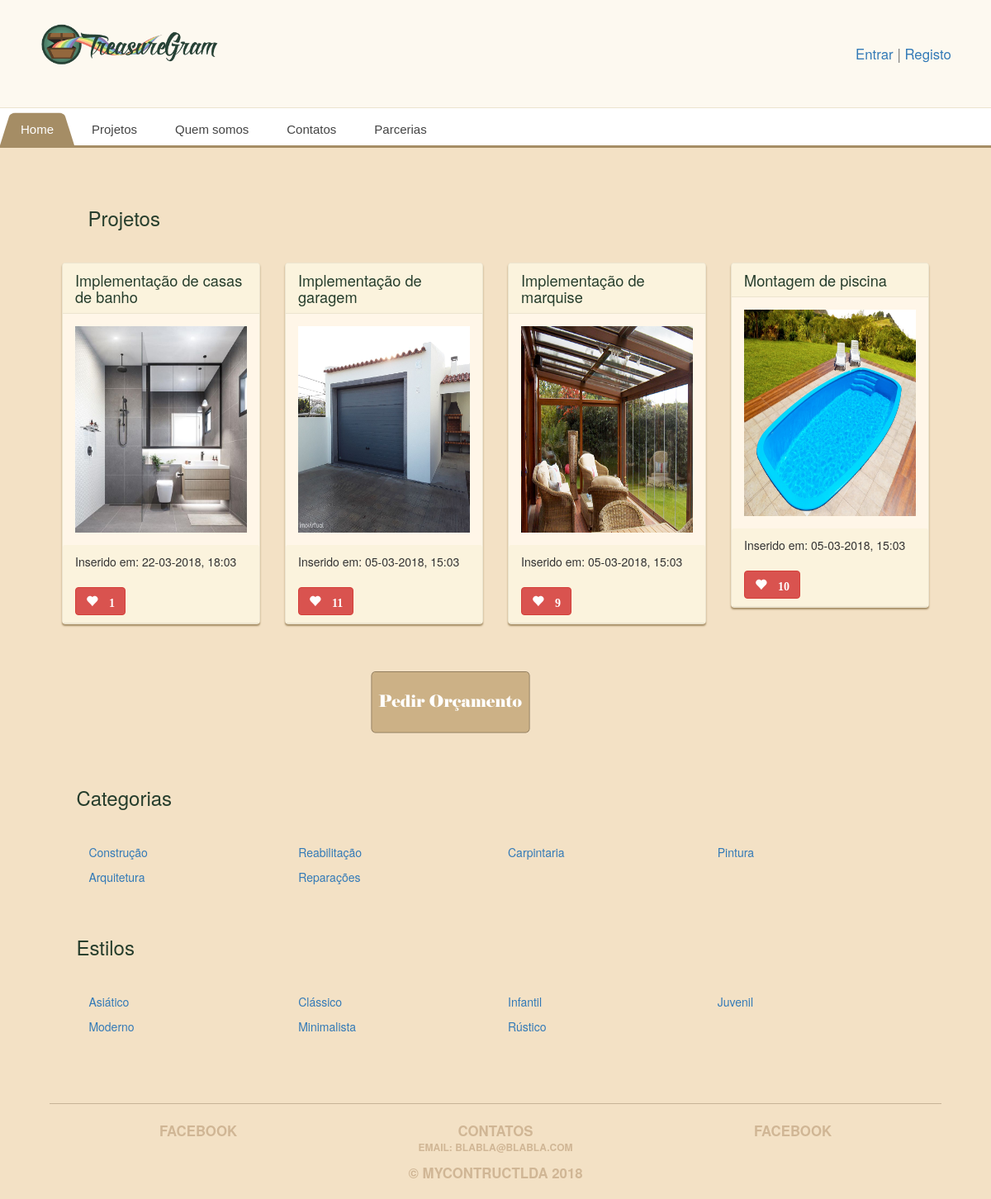
The page / on the database its author committed.
### main_app/models.py (models this page shows, shortened)
class Projetos(models.Model):
    data_registo = models.CharField(max_length=100)
    distrito = models.CharField(max_length=100)
    titulo = models.CharField(max_length=100)
    descricao = models.CharField(max_length=250)
    divisao = models.ForeignKey('Divisao', on_delete=models.CASCADE)
    estilo = models.ForeignKey('Estilo', on_delete=models.CASCADE)
    imagem = models.ImageField(upload_to='treasure_images', default='media/default.png')
    likes = models.IntegerField(default=0)
    slug = models.SlugField(max_length=100, blank=True)
    categoria = models.ForeignKey('Categoria', on_delete=models.CASCADE)
    created_at = models.DateTimeField(auto_now_add=True)
    area = models.DecimalField(max_digits=10, decimal_places=2)
    tags = models.CharField(max_length=250)

class Categoria(models.Model):
    categoria = models.CharField(max_length=100)
    slug = models.SlugField(max_length=100, blank=True)

class Estilo(models.Model):
    estilo = models.CharField(max_length=100)
    slug = models.SlugField(max_length=100, blank=True)

### main_app/views.py (the view)
# urls.py: 2. Add a URL to urlpatterns:  path('', views.home, name='home')
def home(request):
    categorias = Categoria.objects.all()
    estilos = Estilo.objects.all();
    projetos = Projetos.objects.all().order_by('-created_at')[:4]
    form = TreasureForm()
    return render(request, 'home.html', {'projetos':projetos, 'categorias': categorias,'estilos': estilos,'form':form})

### main_app/templates/home.html
{% extends 'base.html' %}
{% load staticfiles %}
{% block content %}
<div class="row" style="margin:3%">
    <h3>Projetos</h3>
</div>
<div class="row">
    <div id="myCarousel" class="carousel slide" data-ride="carousel">
    <div class="carousel-inner">
    {% for projeto in projetos %}
    <div class="col-md-3">
            <div class="treasure panel panel-default">
                <div class="panel-heading">
                    <h2 class="panel-title">{{ projeto.titulo }}</h2>
                </div>
                <div class="panel-body">
                    <div class="treasure-photo">
                      <a href="{% url 'detail' projeto.slug %}">  <img src="{{ projeto.imagem.url }}" alt="" height="250px" /> </a>
                    </div>
                </div>
                <div class="panel-heading">
                    <p>Inserido em: {{ projeto.created_at|date:'d-m-Y, H:m' }}</p>
                      <button id="likes" data-id="{{projeto.id}}" class="btn btn-mini btn-danger glyphicon glyphicon-heart" type="button">
                            {% if projeto.likes > 0 %} {{ projeto.likes }} {% endif %}
                      </button>
                </div>
            </div>
    </div>
    {% endfor %}
</div>
<div class="row" style="margin:3%">
    <div class="col-md-4">
    </div>
    <div class="col-md-4">
    <a href="{% url 'orcamento' %}"><img src="{% static "images/botao1.png" %}" style="width:200px;height:100px"/></a>
    </div>
    <div class="col-md-4">
    </div>
</div>
<div class="row" style="margin:3%">
    <h3>Categorias</h3>
</div>
<div class="row" style="margin:3%">
      {% for categoria in categorias %}
      <div class="col-md-3">
          <a href="{% url 'projetos_categorias' categoria.slug %}">
            <p>{{ categoria.categoria }}</p>
          </a>
      </div>
    {% endfor %}
</div>
<div class="row" style="margin:3%">
    <h3>Estilos</h3>
</div>
<div class="row" style="margin:3%">
      {% for estilo in estilos %}
      <div class="col-md-3">
          <a href="{% url 'projetos_estilo' estilo.slug %}">
          <p>{{ estilo.estilo }}</p>
          </a>
      </div>
    {% endfor %}
</div>
{% endblock %}

### main_app/static/style.css (style rules this page uses)
body { background: #f3e1c5; color: #263d2c; }
.panel { background: #fff6e8; border-color: #ece4cf; box-shadow: 0 2px 2px #a58d65; }
.panel-default .panel-heading { background: #fbf3dd; border-color: #ece4cf; }
.panel-body { position: relative; }
.panel-title { font-size: 1.3em; color: #263d2c; }
.treasure { margin-bottom: 20px; }
.treasure:last-child { margin-bottom: 5%; }
.treasure-photo { background: #fdf2e1; margin-right: 5%; position: static; text-align: center; width: 100%; }
.treasure-photo img { width: 100%; max-height: 100%; }
.btn { margin-top: 10px; font-weight: bold; font-size: 14px; }

### rows shown on the page
Projetos: titulo "Implementação de casas de banho", imagem (picture), created_at "22-03-2018, 18:03", likes "1"
Projetos: titulo "Implementação de garagem", imagem (picture), created_at "05-03-2018, 15:03", likes "11"
Projetos: titulo "Implementação de marquise", imagem (picture), created_at "05-03-2018, 15:03", likes "9"
Projetos: titulo "Montagem de piscina", imagem (picture), created_at "05-03-2018, 15:03", likes "10"
Categoria: categoria "Construção"
Categoria: categoria "Reabilitação"
Categoria: categoria "Carpintaria"
Categoria: categoria "Pintura"
Categoria: categoria "Arquitetura"
Categoria: categoria "Reparações"
Estilo: estilo "Asiático"
Estilo: estilo "Clássico"
Estilo: estilo "Infantil"
Estilo: estilo "Juvenil"
Estilo: estilo "Moderno"
Estilo: estilo "Minimalista"
Estilo: estilo "Rústico"
